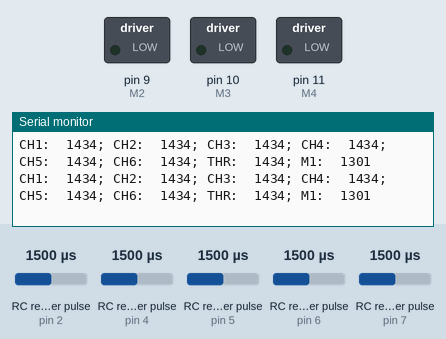
Simulated run of this sketch. Board: Arduino Uno, built with avr-gcc and run on an emulated ATmega328P. On the bench: switched loads named in the sketch (green lamp = pin HIGH), the last lines printed to the serial monitor. Wiring (inferred from the names in the program): 5 × RC receiver channel: data pin 2 / data pin 4 / data pin 5 / data pin 6 / data pin 7. The inputs (shaded band) are chosen by the test bench; at power-on: RC receiver pulse (sensors on pin 4, pin 2, pin 5, pin 6, pin 7) 1500 µs. Pins used as bus, display or sensor lines are not drawn.

Above: at 1.2 s.
1.3 s: RC receiver pulse (sensor on pin 4) set to 1020 µs
At 1.42 s:
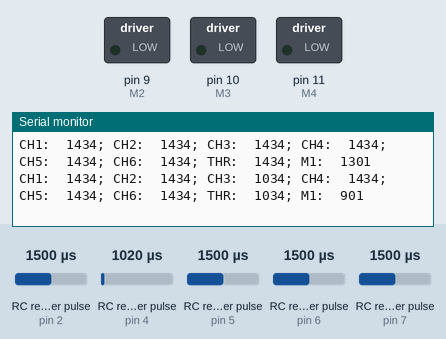
4.3 s: RC receiver pulse (sensor on pin 2) set to 1020 µs
At 4.46 s:
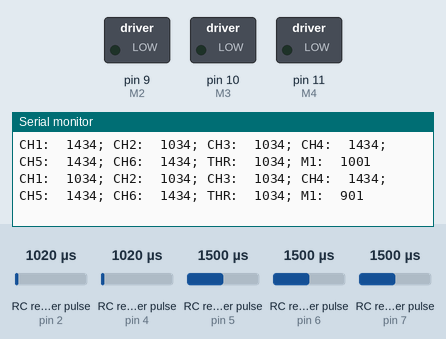
7.3 s: RC receiver pulse (sensor on pin 5) set to 1020 µs
At 7.5 s:
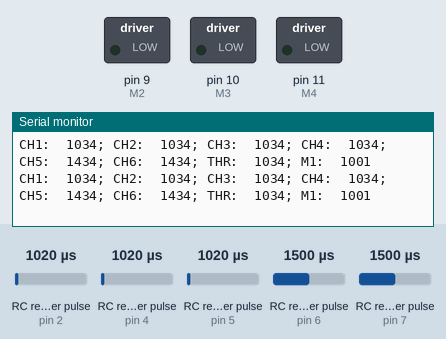
10.3 s: RC receiver pulse (sensor on pin 5) set to 1250 µs
At 10.31 s:
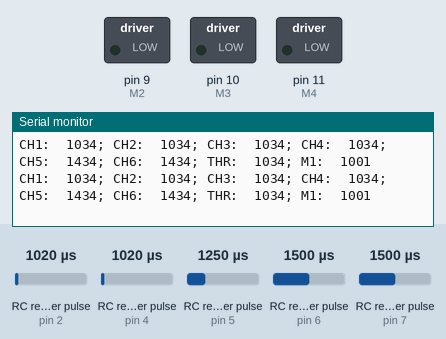
13.3 s: RC receiver pulse (sensor on pin 4) set to 1250 µs
At 17.24 s:
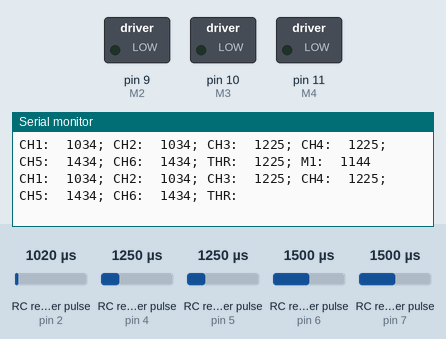
Timing chart, 0 to 17.3 s (numbered marks = the images above; inputs shaded):
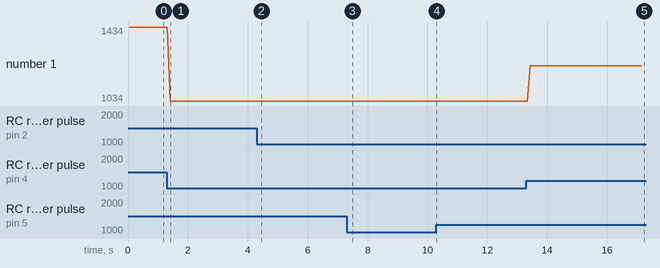

Measured:
- after the input at 1.3 s, the serial monitor: prints a new line after 0.11 s (image 1)
- after the input at 4.3 s, the serial monitor: prints a new line after 0.06 s (image 2)
- after the input at 7.3 s, the serial monitor: prints a new line after 0.10 s (image 3)
- after the input at 13.3 s, the serial monitor: prints a new line after 0.13 s (image 5)
- plotted number 1: 1434 → 1034 after the input at 1.3 s

The sketch:

REMOTE.ino
```cpp
// REMOTE INPUT
#define CH1 2 // Left/Right
#define CH2 3 // Forward/Backward
#define CH3 4 // Throttle
#define CH4 5 // Rotate
#define CH5 6 // SWA
#define CH6 7 // VRA
//                    /\
// MOTOR OUTPUT       ||
#define M1 8  //    M1  M2  //
#define M2 9  //      \/    //
#define M3 10 //      /\    //
#define M4 11 //    M3  M4  //

#define DECREMENT 4

#define DEBUG true


void setup() {
  if(DEBUG){
    Serial.begin(9600);
  }

  pinMode(CH1, INPUT);
  pinMode(CH2, INPUT);
  pinMode(CH3, INPUT);
  pinMode(CH4, INPUT);
  pinMode(CH5, INPUT);
  pinMode(CH6, INPUT);

  pinMode(M1, OUTPUT);
  pinMode(M2, OUTPUT);
  pinMode(M3, OUTPUT);
  pinMode(M4, OUTPUT);
}

void loop() {
  unsigned long ch1 = map(pulseIn(CH1, HIGH),980, 1940, 1000, 1800); //R <>
  unsigned long ch2 = map(pulseIn(CH1, HIGH),980, 1940, 1000, 1800); //R /\ \/
  unsigned long ch3 = map(pulseIn(CH3, HIGH),980, 1940, 1000, 1800); //THROTTLE
  unsigned long ch4 = map(pulseIn(CH4, HIGH),980, 1940, 1000, 1800); //L <>

  // AUX
  unsigned long ch5 = map(pulseIn(CH5, HIGH),980, 1940, 1000, 1800); //SWA
  unsigned long ch6 = map(pulseIn(CH6, HIGH),980, 1940, 1000, 1800); //VRA
  if(DEBUG){
    Serial.print("CH1:\t");
    Serial.print(ch1);
    Serial.print("; CH2:\t");
    Serial.print(ch2);
    Serial.print("; CH3:\t");
    Serial.print(ch3);
    Serial.print("; CH4:\t");
    Serial.print(ch4);
    Serial.print("; CH5:\t");
    Serial.print(ch5);
    Serial.print("; CH6:\t");
    Serial.print(ch6);
  }
  unsigned long throttle = ch3;
  Serial.print("; THR:\t");
  Serial.print(throttle);
  unsigned long change1  = (ch1-900)/DECREMENT - (ch2 - 900)/DECREMENT + ch3 - (ch4 - 900)/DECREMENT; // LF
  unsigned long change2  = - (ch1-900)/DECREMENT - (ch2 - 900)/DECREMENT + ch3 + (ch4 - 900)/DECREMENT; // RF
  unsigned long change3  = 0; // LB
  unsigned long change4  = 0; // RB
  Serial.print("; M1:\t");
  Serial.println(change1     );
  /*
   * base -> thottle -> CH3
   *
   * CH1 ++ -> LB+LF++ && RB+RF--
   * CH2 ++ -> LB+RB++ && RF+LF--
   * CH3 ++ -> LB+LF+RB+RF++
   * CH4 ++ -> LB+RF++ && RB+LF--
   *
   *
   */
  pulseOut(M1, throttle);
  //pulseOut(M2, throttle);

}

void pulseOut(int pin, unsigned long pwm){
  digitalWrite(pin, HIGH);
  delayMicroseconds(pwm);
  digitalWrite(pin, LOW);
}
```
